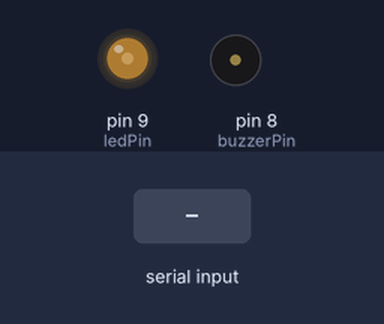
Recording of a sketch running on a simulated Arduino Uno, built with avr-gcc and run on an emulated ATmega328P. Parts: output pins drawn as LEDs (lit = HIGH), buzzer (waves = sounding, pin HIGH). Inputs (shaded band) come from the test bench.

Above: at 1.2 s.
1.3 s: "ALERT\n" received over Serial
At 1.8 s:
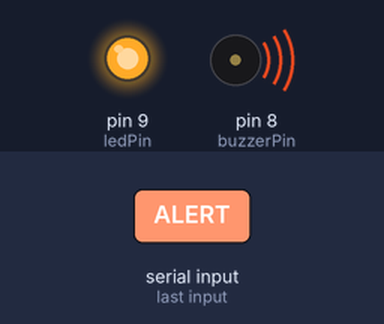
Timing chart, 0 to 5.8 s (numbered marks = the images above; inputs shaded):
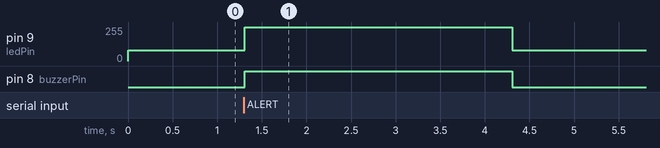

Measured:
- after the input at 1.3 s, pin 9 (ledPin): 80/255 → 255/255 at once, → 80/255 3.0 s later; pin 8 (buzzerPin): LOW → HIGH at once, → LOW 3.0 s later

The sketch:

arduino_alert.ino
```cpp
// Pins
int ledPin = 9;      // LED connected to pin 9 (PWM)
int buzzerPin = 8;   // Buzzer connected to pin 8

void setup() {
  pinMode(ledPin, OUTPUT);
  pinMode(buzzerPin, OUTPUT);
  Serial.begin(9600);

  // Start LED in dim mode
  analogWrite(ledPin, 80);  // dim glow
}

void loop() {
  if (Serial.available()) {
    String data = Serial.readStringUntil('\n');

    if (data == "ALERT") {
      // Brighten LED
      analogWrite(ledPin, 255);      // full brightness
      digitalWrite(buzzerPin, HIGH); // buzzer on
      delay(3000);                    // alert duration
      // Reset to dim LED and buzzer off
      analogWrite(ledPin, 80);
      digitalWrite(buzzerPin, LOW);
    }
  }
}
```
